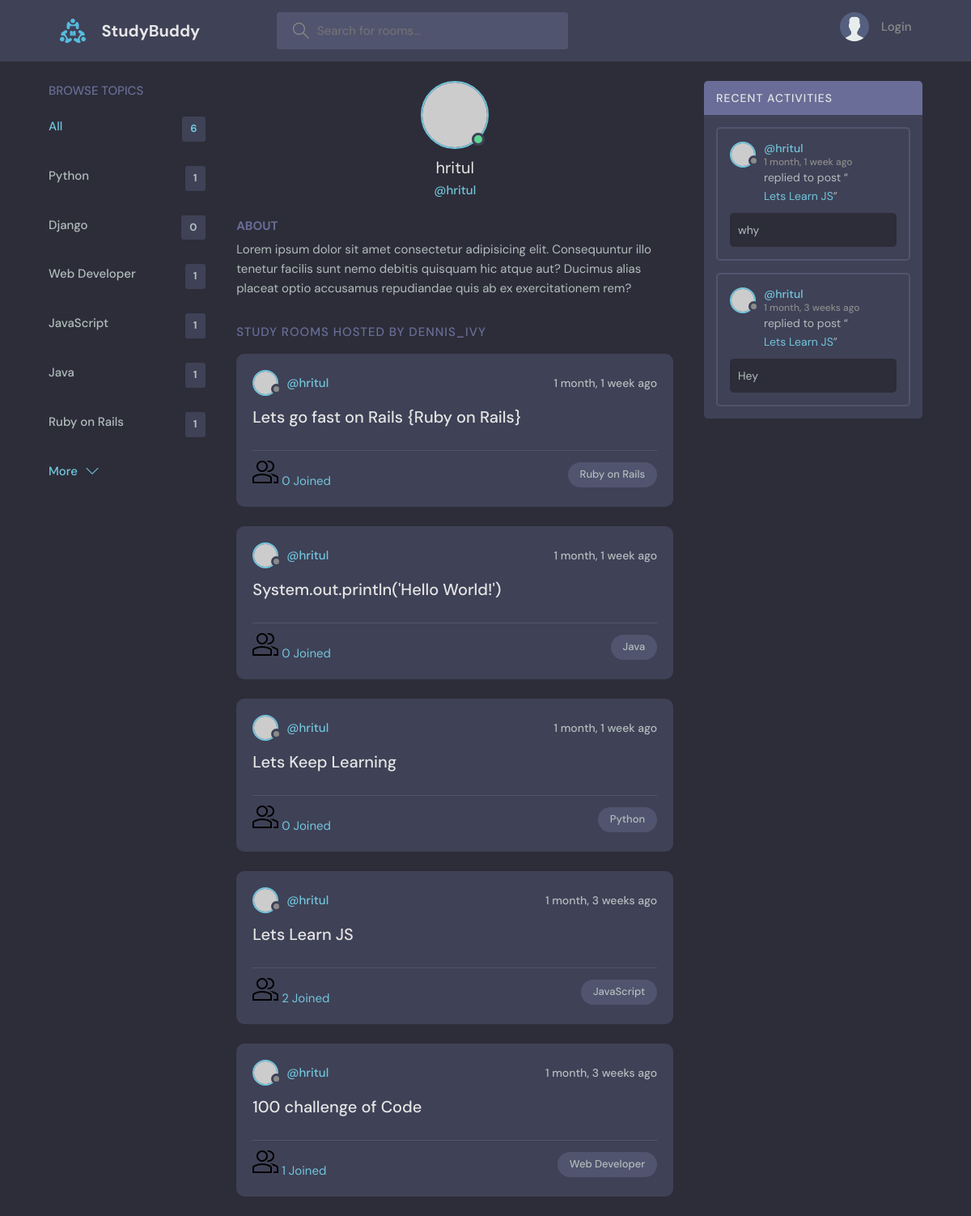
Page /profile/1/ on the committed database.
### base/models.py (models this page shows, shortened)
class Topic(models.Model):
    name= models.CharField(max_length=200)

class Room(models.Model):
    host= models.ForeignKey(User, on_delete=models.SET_NULL,null=True)
    topic= models.ForeignKey(Topic, on_delete=models.SET_NULL,null=True)
    name= models.CharField(max_length=200)
    description= models.TextField(null=True, blank=True)
    participants= models.ManyToManyField(User,related_name='participants',blank=True)
    updated= models.DateTimeField(auto_now=True)
    created=models.DateTimeField(auto_now_add=True)
    class Meta:
        ordering=['-updated','-created']
    def __str__(self) -> str:
        return self.name

class Message(models.Model):
    user= models.ForeignKey(User,on_delete=models.CASCADE)
    room=models.ForeignKey(Room, on_delete=models.CASCADE)
    body=models.TextField()
    updated= models.DateTimeField(auto_now=True)
    created=models.DateTimeField(auto_now_add=True)
    class Meta:
        ordering=['-updated','-created']
    def __str__(self) -> str:
        return self.body[0:50]

### base/views.py (the view)
# urls.py: path('profile/<str:pk>/',views.userProfile, name='user-profile'),
def userProfile(request,pk):
    user= User.objects.get(id=pk)
    rooms=user.room_set.all()
    room_messages=user.message_set.all()
    topics=Topic.objects.all()
    context={'user':user, 'rooms':rooms,'room_messages':room_messages,'topics':topics}
    return render(request,'base/profile.html',context)

### base/templates/base/profile.html (shortened to what this page needs)
{%extends 'main.html'%} {%block content%}
  <main class="profile-page layout layout--3">
    <div class="container">
      {%include 'base/topics_componet.html'%}
      <div class="roomList">
        <div class="profile">
          <div class="profile__avatar">
            <div class="avatar avatar--large active">
              <img src="https://randomuser.me/api/portraits/men/11.jpg" />
            </div>
          </div>
          <div class="profile__info">
            <h3>{{user.username}}</h3>
            <p>@{{user.username}}</p>
          </div>
          <div class="profile__about">
            <h3>About</h3>
            <p>
              Lorem ipsum dolor sit amet consectetur adipisicing elit. Consequuntur illo tenetur
              facilis sunt nemo debitis quisquam hic atque aut? Ducimus alias placeat optio
              accusamus repudiandae quis ab ex exercitationem rem?
            </p>
          </div>
        </div>
        <div class="roomList__header">
          <div>
            <h2>Study Rooms Hosted by dennis_ivy</a>
            </h2>
          </div>
        </div>
        {%include 'base/feed_component.html'%}
      </div>
      {%include 'base/activity_component.html'%}
    </div>
  </main>
  {%endblock content%}

### templates/main.html (shortened to what this page needs)
<!DOCTYPE html>
{%load static%}
<html lang="en">
  <head>
    <link rel="stylesheet" href="{% static 'styles/style.css'%}" />
  </head>
  <body>
    {%include 'navbar.html'%}  {%block content%} {%endblock%}
  </body>
</html>

### templates/navbar.html (shortened to what this page needs)
{% load static %}
<header class="header header--loggedIn">
  <div class="container">
    <a href="{%url 'home' %}" class="header__logo">
      <img src="{% static 'images/logo.svg' %}" />
      <h1>StudyBuddy</h1>
    </a>
    <form class="header__search" method="GET" action="{% url 'home' %}">
      <label>
        <input name="q" placeholder="Search for rooms..." />
      </label>
    </form>
    <nav class="header__menu">
      {% if request.user.is_authenticated %}
      <div class="header__user">
        <a href="{% url 'update-user' %}">
          <div class="avatar avatar--medium active">
            <img src="https://randomuser.me/api/portraits/men/37.jpg" />
          </div>
          <p>
            {{request.user.username}} <span>@{{request.user.username}}</span>
          </p>
        </a>
        <button class="dropdown-button">
          <svg
            version="1.1"
            xmlns="http://www.w3.org/2000/svg"
            width="32"
            height="32"
            viewBox="0 0 32 32"
          >
            <title>chevron-down</title>
            <path d="M16 21l-13-13h-3l16 16 16-16h-3l-13 13z"></path>
          </svg>
        </button>
      </div>
      {%else %}
      <a href="{%url 'login' %}">
        <img src="{% static 'images/avatar.svg'%}" />
        <p>Login</p>
      </a>
      {%endif%}
    </nav>
  </div>
</header>

### base/templates/base/topics_componet.html
<div class="topics">
  <div class="topics__header">
    <h2>Browse Topics</h2>
  </div>
  <ul class="topics__list">
    <li>
      <a href="{%url 'home'%}" class="active"
        >All <span>{{topics.count}}</span></a
      >
    </li>
    {%for topic in topics%}
    <li>
      <a href="{%url 'home' %}?q={{topic.name}}"
        >{{topic.name}} <span>{{topic.room_set.all.count}}</span></a
      >
    </li>
    {%endfor%}
  </ul>
  <a class="btn btn--link" href="{% url 'topics' %}">
    More
    <svg
      version="1.1"
      xmlns="http://www.w3.org/2000/svg"
      width="32"
      height="32"
      viewBox="0 0 32 32"
    >
      <title>chevron-down</title>
      <path d="M16 21l-13-13h-3l16 16 16-16h-3l-13 13z"></path>
    </svg>
  </a>
</div>

### base/templates/base/feed_component.html (shortened to what this page needs)
{%for room in rooms%}
<div class="roomListRoom">
  <div class="roomListRoom__header">
    <a href="{% url 'user-profile' room.host.id %}" class="roomListRoom__author">
      <div class="avatar avatar--small">
        <img src="https://randomuser.me/api/portraits/women/11.jpg" />
      </div>
      <span>@{{room.host.username}}</span>
    </a>
    <div class="roomListRoom__actions">
      <span>{{room.created|timesince}} ago</span>
    </div>
  </div>
  <div class="roomListRoom__content">
    <a href="{%url 'room' room.id%}">{{room.name}}</a>
  </div>
  <div class="roomListRoom__meta">
    <a href="{%url 'room' room.id%} class="roomListRoom__joined">
      {{room.participants.all.count}} Joined
    </a>
    <p class="roomListRoom__topic">{{room.topic.name}}</p>
  </div>
</div>
{%endfor%}

### base/templates/base/activity_component.html (shortened to what this page needs)
<div class="activities">
  <div class="activities__header">
    <h2>Recent Activities</h2>
  </div>
  {%for msg in room_messages%}
  <div class="activities__box">
    <div class="activities__boxHeader roomListRoom__header">
      <a href="{%url 'user-profile' msg.user.id%}" class="roomListRoom__author">
        <div class="avatar avatar--small">
          <img src="https://randomuser.me/api/portraits/women/11.jpg" />
        </div>
        <p>
          @{{msg.user}}
          <span>{{msg.created|timesince}} ago</span>
        </p>
      </a>
    </div>
    <div class="activities__boxContent">
      <p>
        replied to post “<a href="{% url 'room' msg.room.id %}">{{msg.room}}</a
        >”
      </p>
      <div class="activities__boxRoomContent">{{msg}}</div>
    </div>
  </div>
  {%endfor%}
</div>

### rows in the picture
Topic: name "Python", room_set.all.count "1"
Topic: name "Django", room_set.all.count "0"
Topic: name "Web Developer", room_set.all.count "1"
Topic: name "JavaScript", room_set.all.count "1"
Topic: name "Java", room_set.all.count "1"
Topic: name "Ruby on Rails", room_set.all.count "1"
Room: host.username "hritul", created "1 month, 1 week", name "Lets go fast on Rails {Ruby on Rails}", participants.all.count "0", topic.name "Ruby on Rails"
Room: host.username "hritul", created "1 month, 1 week", name "System.out.println('Hello World!')", participants.all.count "0", topic.name "Java"
Room: host.username "hritul", created "1 month, 1 week", name "Lets Keep Learning", participants.all.count "0", topic.name "Python"
Room: host.username "hritul", created "1 month, 3 weeks", name "Lets Learn JS", participants.all.count "2", topic.name "JavaScript"
Room: host.username "hritul", created "1 month, 3 weeks", name "100 challenge of Code", participants.all.count "1", topic.name "Web Developer"
Message: user "hritul", created "1 month, 1 week", room "Lets Learn JS", body "why"
Message: user "hritul", created "1 month, 3 weeks", room "Lets Learn JS", body "Hey"

### other values in the picture
{{ topics.count }} "6"
{{ user.username }} "hritul"
